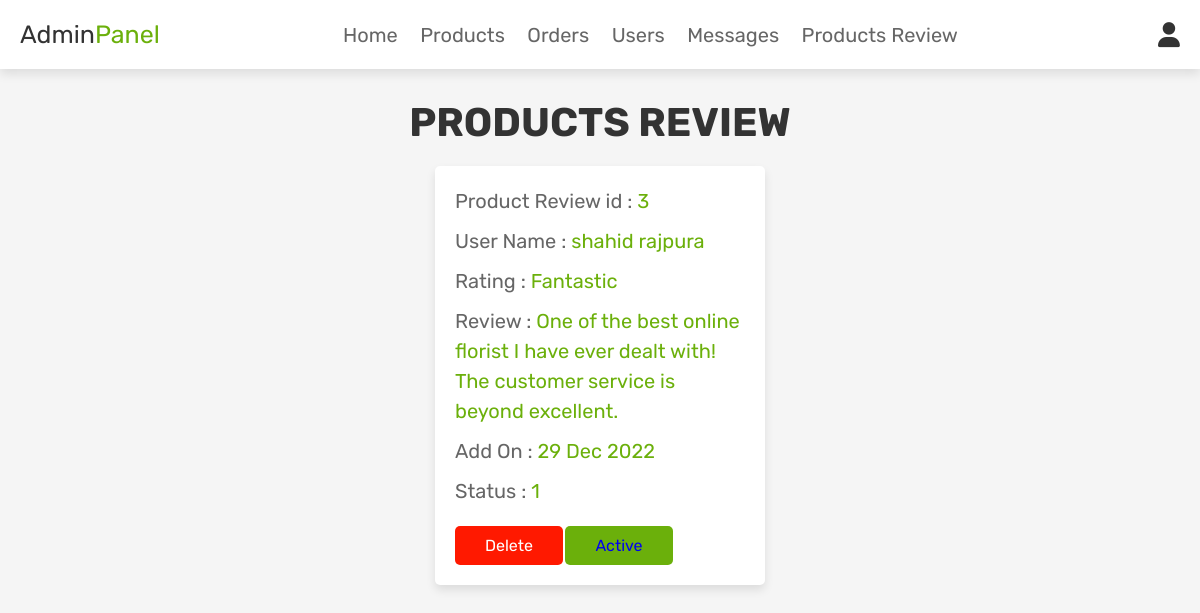
/admin_products_review.php (signed in), run on the app's committed database.
### tables this page shows
CREATE TABLE `tbl_products_review` (
  `id` int(11) NOT NULL,
  `product_id` int(11) NOT NULL,
  `user_id` int(11) NOT NULL,
  `rating` varchar(50) NOT NULL,
  `review` text NOT NULL,
  `status` int(11) NOT NULL DEFAULT 1,
  `added_on` datetime NOT NULL
);

CREATE TABLE `tbl_users` (
  `id` int(100) NOT NULL,
  `name` varchar(100) NOT NULL,
  `email` varchar(100) NOT NULL,
  `password` varchar(100) NOT NULL,
  `user_type` varchar(20) NOT NULL DEFAULT 'user'
);

### admin_products_review.php (the view, shortened to what this page needs)
<?php
@include 'config.php';
?>
<!DOCTYPE html>
<html lang="en">
<head>
    <link rel="stylesheet" href="https://cdnjs.cloudflare.com/ajax/libs/font-awesome/6.0.0/css/all.min.css">
    <link rel="stylesheet" href="css/admin_style.css">
</head>
<body>
    <?php @include 'admin_header.php'; ?>
    <section class="messages">
        <h1 class="title">Products Review</h1>
        <div class="box-container">
            <?php
            $product_review_list = mysqli_query($conn, "SELECT tbl_users.name ,tbl_products_review.id, tbl_products_review.status, tbl_products_review.rating ,tbl_products_review.review, tbl_products_review.added_on  from tbl_products_review,tbl_users where  tbl_products_review.user_id = tbl_users.id  order by tbl_products_review.added_on DESC");
            if (mysqli_num_rows($product_review_list) > 0) {
                while ($product_review_list_row = mysqli_fetch_assoc($product_review_list)) {
            ?>
                    <div class="box">
                        <p>Product Review id : <span><?php echo $product_review_list_row['id']; ?></span> </p>
                        <p>User Name : <span><?php echo $product_review_list_row['name']; ?></span> </p>
                        <p>Rating : <span><?php echo $product_review_list_row['rating']; ?></span> </p>
                        <p>Review : <span><?php echo $product_review_list_row['review']; ?></span> </p>
                        <p>Add On : <span><?php $added_on = strtotime($product_review_list_row['added_on']);
                                            echo date('d M Y', $added_on); ?></span> </p>
                        <p>Status : <span><?php echo $product_review_list_row['status']; ?></span> </p>
                        <a href="admin_contacts.php?delete=<?php echo $product_review_list_row['id']; ?>" onclick="return confirm('Delete This Products Review?');" class="delete-btn">delete</a>
                        <?php
                        if ($product_review_list_row['status'] == 1) {
                            echo "<span class='btn'><a href='?type=status&operation=deactive&id=" . $product_review_list_row['id'] . "'>Active</a></span>&nbsp;";
                        } else {
                            echo "<span class='btn'><a href='?type=status&operation=active&id=" . $product_review_list_row['id'] . "'>Deactive</a></span>&nbsp;";
                        }
                        ?>
                    </div>
            <?php
                }
            } else {
                echo '<p class="empty">You have No Product Review!</p>';
            }
            ?>
        </div>
    </section>
</body>
</html>

### admin_style.css (style rules this page uses)
:root { --monsteradeliciosa: #6bb00b; --red: #ff1900; --black: #333; --white: #fff; --light-color: #666; --light-white: #ccc; --light-bg: #f5f5f5; --border: .2rem solid var(--black); --box-shadow: 0 .5rem 1rem rgba(0, 0, 0, .1); }
* { font-family: 'Rubik', sans-serif; margin: 0; padding: 0; box-sizing: border-box; outline: none; border: none; text-decoration: none; transition: all .2s linear; }
html { font-size: 62.5%; overflow-x: hidden; scroll-behavior: smooth; scroll-padding-top: 6.5rem; }
body { background: var(--light-bg); }
section { padding: 3rem 2rem; }
.title { text-align: center; margin-bottom: 2rem; color: var(--black); text-transform: uppercase; font-size: 4rem; }
.btn, .delete-btn, .option-btn { display: inline-block; border-radius: .5rem; margin-top: 1rem; font-size: 16px; color: var(--white); cursor: pointer; padding: 1rem 3rem; text-transform: capitalize; }
.btn { background-color: var(--monsteradeliciosa); }
.delete-btn { background-color: var(--red); }
.messages .box-container { display: grid; grid-template-columns: repeat(auto-fit, 33rem); gap: 1.5rem; align-items: flex-start; max-width: 1200px; margin: 0 auto; justify-content: center; }
.messages .box-container .box { padding: 2rem; background-color: var(--white); box-shadow: var(--box-shadow); border-radius: .5rem; }
.messages .box-container .box p { font-size: 2rem; color: var(--light-color); margin-bottom: 1rem; line-height: 1.5; }
.messages .box-container .box p span { color: var(--monsteradeliciosa); }
:root { --main-color1: #eb4d4b; --text-color: #131e2c; }

### data on the page
tbl_products_review: id "3", tbl_users.name "shahid rajpura", rating "Fantastic", review "One of the best online florist I have ever dealt with! The customer service is beyond excellent.", added_on "29 Dec 2022", status "1"
